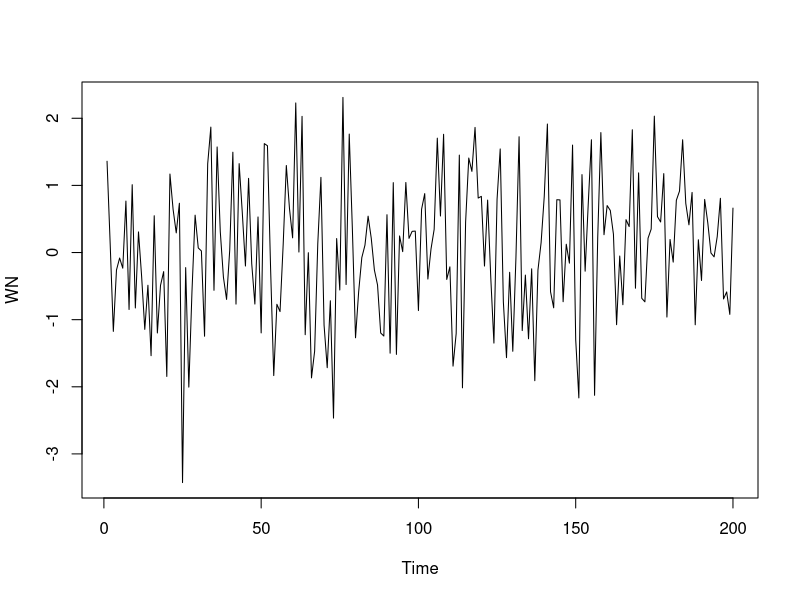
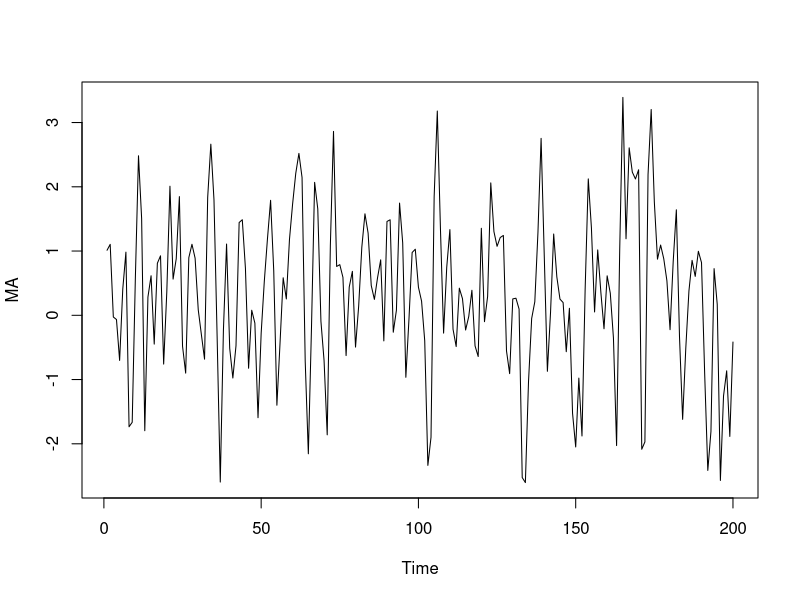
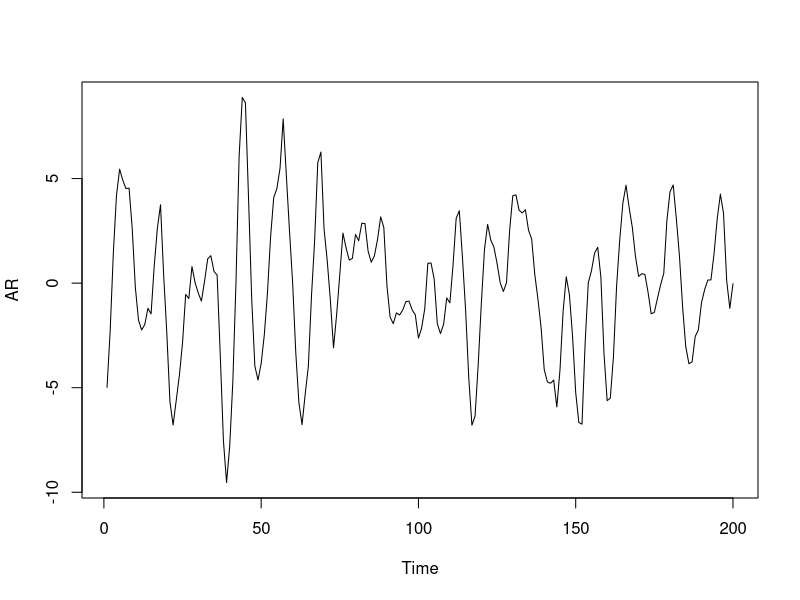

Reproduce these figures in R, in order.
# Generate and plot white noise
WN <- arima.sim(model = list(order = c(0, 0, 0)), n = 200)
plot(WN)

# Generate and plot an MA(1) with parameter .9 by filtering the noise
MA <- arima.sim(model = list(order = c(0, 0, 1), ma = .9), n = 200)
plot(MA)

# Generate and plot an AR(1) with parameters 1.5 and -.75
AR <- arima.sim(model = list(order = c(2, 0, 0), ar = c(1.5, -.75)), n = 200)
plot(AR)
